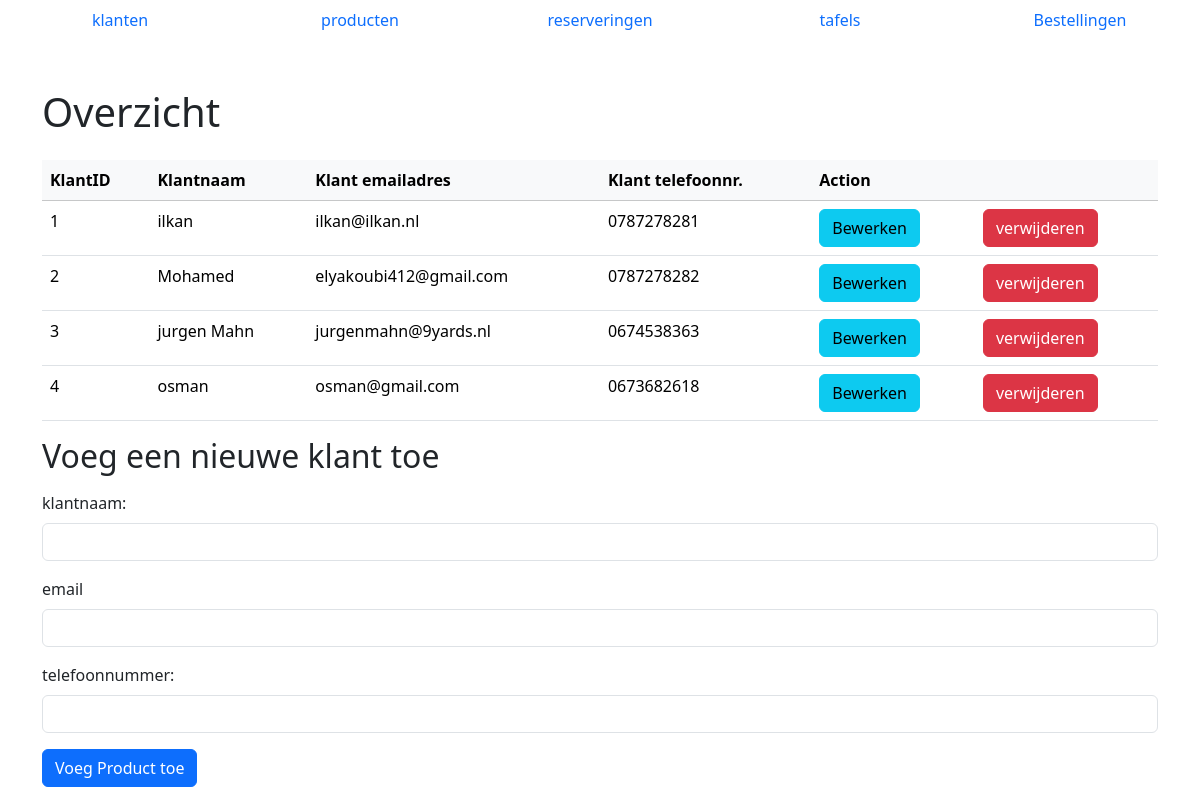
Page /klant/klant-overzicht.php on the committed database.
### tables this page shows
CREATE TABLE `klanten` (
  `klantId` int(11) NOT NULL,
  `klantnaam` varchar(255) NOT NULL,
  `email` varchar(70) NOT NULL,
  `telefoonnummer` int(20) DEFAULT NULL
);

### db.php (called while the page is built, shortened)
<?php
class db
{
    private $dbh;
    public function __construct($db, $host = "localhost:3306", $user = "root", $pass = "")
    {
        try {
            $this->dbh = new PDO("mysql:host=$host;dbname=$db", $user, $pass);
            $this->dbh->setAttribute(PDO::ATTR_ERRMODE, PDO::ERRMODE_EXCEPTION);
        } catch (PDOException $e) {
            die("Connection failed: " . $e->getMessage());
        }
    }
    public function run($sql, $args = NULL)
    {
        $stmt = $this->dbh->prepare($sql);
        $stmt->execute($args);
        return $stmt;
    }
}
$mydb = new db("cascade");

### klant/klant.php (called while the page is built, shortened)
<?php
include_once('../db.php');
class Klant
{
    protected $db;
    private $table = "klanten";
    public function __construct()
    {
        global $mydb;
        $this->db = $mydb;
    }
    public function selectAll()
    {
        $sql = "SELECT * FROM $this->table";
        $stmt = $this->db->run($sql);
        $result = $stmt->fetchAll(PDO::FETCH_ASSOC);
        return $result;
    }
}

### klant/klant-overzicht.php (the view, shortened to what this page needs)
<?php
include_once('klant.php');
$klant = new Klant();
?>
<!DOCTYPE html>
<html lang="en">
<head>
    <link href="https://cdn.jsdelivr.net/npm/bootstrap@5.3.2/dist/css/bootstrap.min.css" rel="stylesheet">
</head>
<body>
    <nav id="navbar"></nav>
    <div class="container">
        <h1 class="mt-5 mb-4">Overzicht</h1>
        <table class="table">
            <thead>
                <tr>
                    <th class='table-light'>KlantID</th>
                    <th class='table-light'>Klantnaam</th>
                    <th class='table-light'>Klant emailadres</th>
                    <th class='table-light'>Klant telefoonnr.</th>
                    <th class='table-light' colspan='2'>Action</th>
                </tr>
            </thead>
            <tbody>
                <?php
                $klanten = $klant->selectAll();
                foreach ($klanten as $klant) {
                    echo "<tr>";
                    echo "<td>" . $klant['klantId'] . "</td>";
                    echo "<td>" . $klant['klantnaam'] . "</td>";
                    echo "<td>" . $klant['email'] . "</td>";
                    echo "<td>" . "0" . $klant['telefoonnummer'] . "</td>";
                    echo "<td><a href='update_klant.php?klantId={$klant['klantId']}' class='btn btn-info'>Bewerken</a></td>";
                    echo "<td><a href='delete_klant.php?klantId={$klant['klantId']}' class='btn btn-danger'>verwijderen</a></td>";
                    echo "</tr>";
                }
                ?>
            </tbody>
        </table>
        <h2 class="mb-3">Voeg een nieuwe klant toe</h2>
        <form method="post">
            <div class="mb-3">
                <label for="klantnaam" class="form-label">klantnaam:</label>
                <input type="text" id="klantnaam" name="klantnaam" class="form-control" required>
            </div>
            <div class="mb-3">
                <label for="email" class="form-label">email</label>
                <input type="email" id="email" name="email" class="form-control" required>
            </div>
            <div class="mb-3">
                <label for="telefoonnummer" class="form-label">telefoonnummer:</label>
                <input  type="text" id="telefoonnummer" name="telefoonnummer" class="form-control" required>
            </div>
            <button type="submit" class="btn btn-primary">Voeg Product toe</button>
            <br>
        </form>
    </div>
</body>
</html>

### rows in the picture
klanten: klantId "1", klantnaam "ilkan", email "ilkan@ilkan.nl", telefoonnummer "787278281"
klanten: klantId "2", klantnaam "Mohamed", email "elyakoubi412@gmail.com", telefoonnummer "787278282"
klanten: klantId "3", klantnaam "jurgen Mahn", email "jurgenmahn@9yards.nl", telefoonnummer "674538363"
klanten: klantId "4", klantnaam "osman", email "osman@gmail.com", telefoonnummer "673682618"
